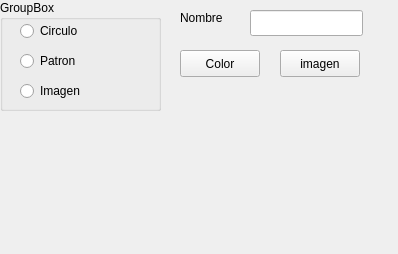
<?xml version="1.0" encoding="UTF-8"?>
<ui version="4.0">
 <class>WidgetConfBola</class>
 <widget class="QWidget" name="WidgetConfBola">
  <property name="geometry">
   <rect>
    <x>0</x>
    <y>0</y>
    <width>398</width>
    <height>254</height>
   </rect>
  </property>
  <property name="windowTitle">
   <string>Form</string>
  </property>
  <widget class="QGroupBox" name="groupBox">
   <property name="geometry">
    <rect>
     <x>0</x>
     <y>0</y>
     <width>161</width>
     <height>111</height>
    </rect>
   </property>
   <property name="title">
    <string>GroupBox</string>
   </property>
   <widget class="QRadioButton" name="rbCirculo">
    <property name="geometry">
     <rect>
      <x>20</x>
      <y>20</y>
      <width>96</width>
      <height>22</height>
     </rect>
    </property>
    <property name="text">
     <string>Circulo</string>
    </property>
   </widget>
   <widget class="QRadioButton" name="rbPatron">
    <property name="geometry">
     <rect>
      <x>20</x>
      <y>50</y>
      <width>96</width>
      <height>22</height>
     </rect>
    </property>
    <property name="text">
     <string>Patron</string>
    </property>
   </widget>
   <widget class="QRadioButton" name="rbImagen">
    <property name="geometry">
     <rect>
      <x>20</x>
      <y>80</y>
      <width>96</width>
      <height>22</height>
     </rect>
    </property>
    <property name="text">
     <string>Imagen</string>
    </property>
   </widget>
  </widget>
  <widget class="QLineEdit" name="leNombre">
   <property name="geometry">
    <rect>
     <x>250</x>
     <y>10</y>
     <width>113</width>
     <height>26</height>
    </rect>
   </property>
  </widget>
  <widget class="QLabel" name="label">
   <property name="geometry">
    <rect>
     <x>180</x>
     <y>10</y>
     <width>57</width>
     <height>16</height>
    </rect>
   </property>
   <property name="text">
    <string>Nombre</string>
   </property>
  </widget>
  <widget class="QPushButton" name="btnColor">
   <property name="geometry">
    <rect>
     <x>180</x>
     <y>50</y>
     <width>80</width>
     <height>27</height>
    </rect>
   </property>
   <property name="text">
    <string>Color</string>
   </property>
  </widget>
  <widget class="QPushButton" name="btnImagen">
   <property name="geometry">
    <rect>
     <x>280</x>
     <y>50</y>
     <width>80</width>
     <height>27</height>
    </rect>
   </property>
   <property name="text">
    <string>imagen</string>
   </property>
  </widget>
 </widget>
 <resources/>
 <connections/>
</ui>
